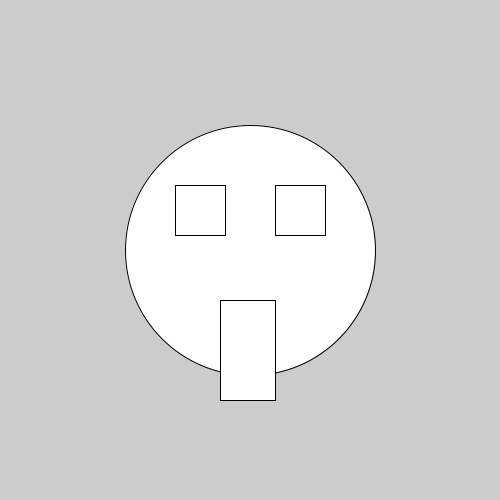
Frame 1 (no input)
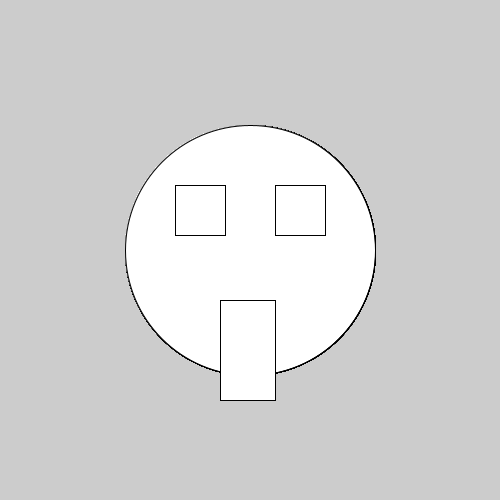
Frame 60 (the mouse pressed at the canvas centre just before this capture)
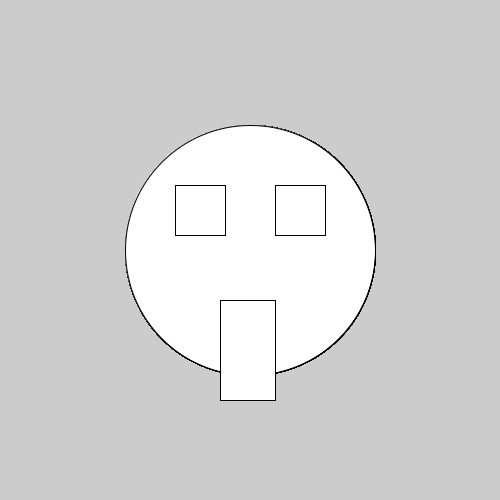
Frame 120 (the mouse held since frame 60 and released just before this capture)

The Processing sketch that drew these frames (run headless with seeded random() and noise(); from frame 60 on, the mouse is pressed at the canvas centre):

// Processing sketch: HEHE
// ── HEHE.pde
void setup(){
  
  size(500,500);
  
}//end setup  


void draw(){
  
  ellipse(250,250, 250, 250);
  square(175, 185, 50);
  square(275, 185, 50);
  rect(220, 300, 55, 100);
  
}//end draw 
